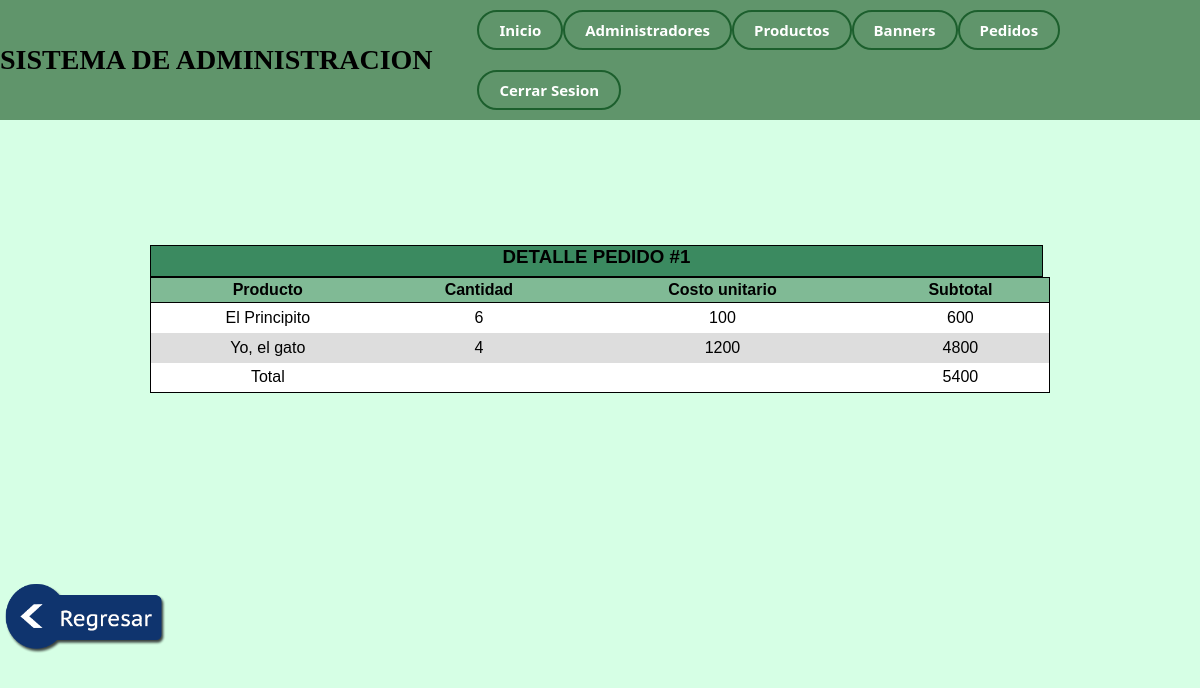
Screenshot of /Pedidos/pedidos_detalle.php?id=1 (signed in) with the database file from the repository.
### tables this page shows
CREATE TABLE `pedidos_productos` (
  `ID` int NOT NULL,
  `id_pedido` int NOT NULL,
  `id_producto` int NOT NULL,
  `cantidad` int NOT NULL,
  `precio` double NOT NULL
);

CREATE TABLE `productos` (
  `ID` int NOT NULL,
  `nombre` varchar(128) NOT NULL,
  `codigo` varchar(32) NOT NULL,
  `descripcion` text NOT NULL,
  `costo` double NOT NULL,
  `stock` int NOT NULL,
  `archivo_n` varchar(255) NOT NULL,
  `archivo` varchar(128) NOT NULL,
  `status` int NOT NULL DEFAULT '1',
  `eliminado` int NOT NULL DEFAULT '0'
);

### Pedidos/pedidos_detalle.php (the view, shortened to what this page needs)
<?php
	require "../Administradores/header.php";
	$conexion = conecta();
	$id = $_REQUEST['id'];
?>
<html>
	<head>
		<link rel="stylesheet"  href="Tabla.css">
	</head>
	<body>
		<div class="main_div">
			<div class="Titulo"> <h3>DETALLE PEDIDO #<?php echo "$id" ?></h3> </div>
			<table class="Tabla">
				<thead class="Fila_Campos">
					<tr align="center">
						<th> Producto  </th>
						<th> Cantidad </th>
						<th> Costo unitario</th>
						<th> Subtotal</th>
					</tr>
				</thead>
			<?php
				$sql = "SELECT productos.nombre, pedidos_productos.cantidad, productos.costo FROM pedidos_productos
							JOIN productos ON pedidos_productos.id_producto = productos.ID
							WHERE pedidos_productos.id_pedido = '$id'";
				$resultado = mysqli_query($conexion, $sql);
				while($mostrar = $resultado->fetch_array()) {
					$nombre= $mostrar["nombre"];
					$cantidad = $mostrar["cantidad"];
					$costo = $mostrar["costo"];
					$subtotal = $cantidad * $costo;
					$total = $total + $subtotal;
			?>
				<tr id="fila<?php echo $id; ?>" class='Fila' align="center">
					<td><?php echo "$nombre" ?></td>
					<td><?php echo "$cantidad" ?></td>
					<td><?php echo "$costo"?></td>
					<td><?php echo "$subtotal"?></td>
				</tr>
			<?php
				}
			?>
				<tr class='Fila' align="center">
					<td> Total </td>
					<td></td>
					<td></td>
					<td><?php echo "$total"?></td>
				</tr>
			</table>
		</div>
		<a href="pedidos_lista.php"><img src = "./Imagenes/Regresar.png" width = "170" height = "90"
				alt = "Regresar al listado de administradores"/></a>
	</body>
</html>

### Pedidos/Tabla.css (style rules this page uses)
body { background-color: #D6FFE5; font-family: Arial; }
.Titulo { background-color: #3B8A60; height: 30px; min-height: 25px; width: 99%; border: 1px solid #000; text-align: center; vertical-align: middle; }
.main_div { width: 900px; height: 200px; margin: 125px auto; overflow-y: scroll; }
.Tabla { border: 1px solid; background-color: white; text-align: left; width: 100%; border-collapse: collapse; }
.Fila_Campos { background-color: #80BA95; border: 1px solid; height: 25px; width: 30px; padding: 1px; }
.Fila { width: 500px; height: 30px; }
.Fila:nth-child(even) { background-color: #ddd; }

### Administradores/header.php (style rules this page uses)
* { margin: 0; padding: 0; list-style: none; text-decoration: none; }

### rows the page displays
pedidos_productos: id_producto.nombre "El Principito", cantidad "6", id_producto.costo "100", cantidad.costo "600"
pedidos_productos: id_producto.nombre "Yo, el gato", cantidad "4", id_producto.costo "1200", cantidad.costo "4800"

### other values shown
$id "1"
$total "5400"
